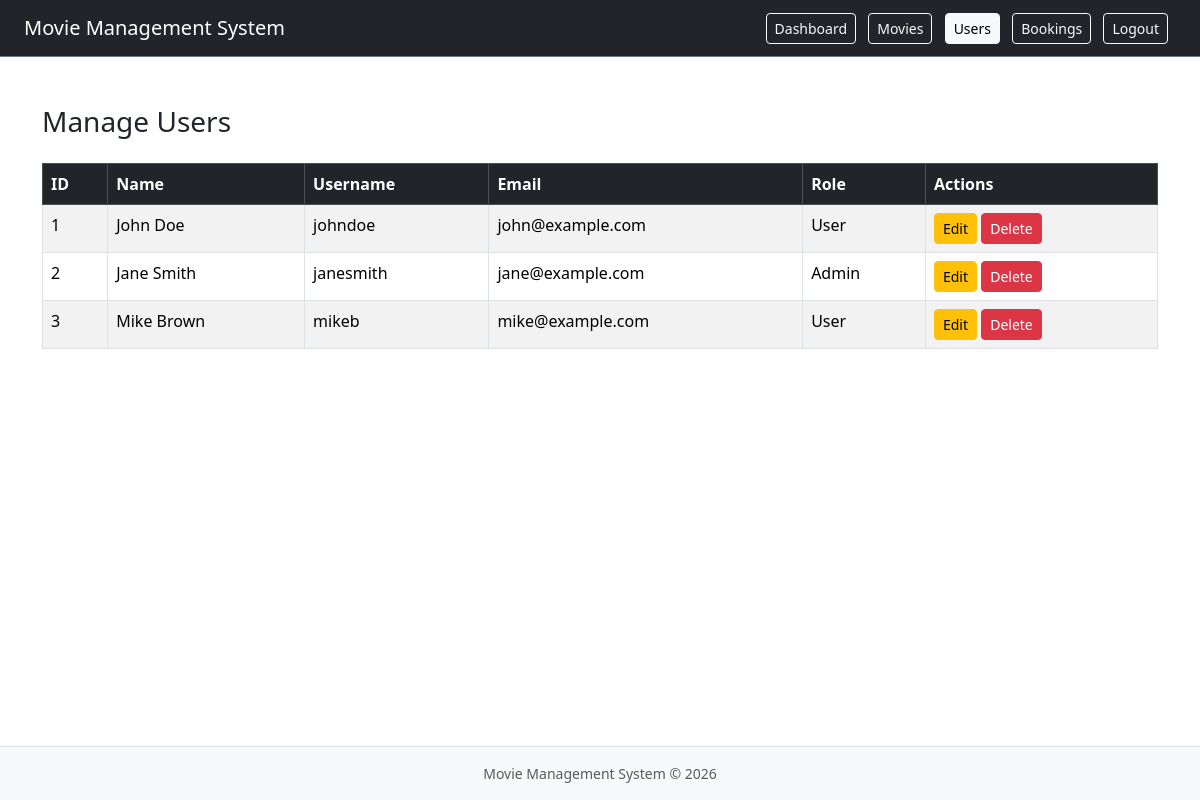
/admin/manage_users.php (signed in), run on an earlier commit of the app's database.
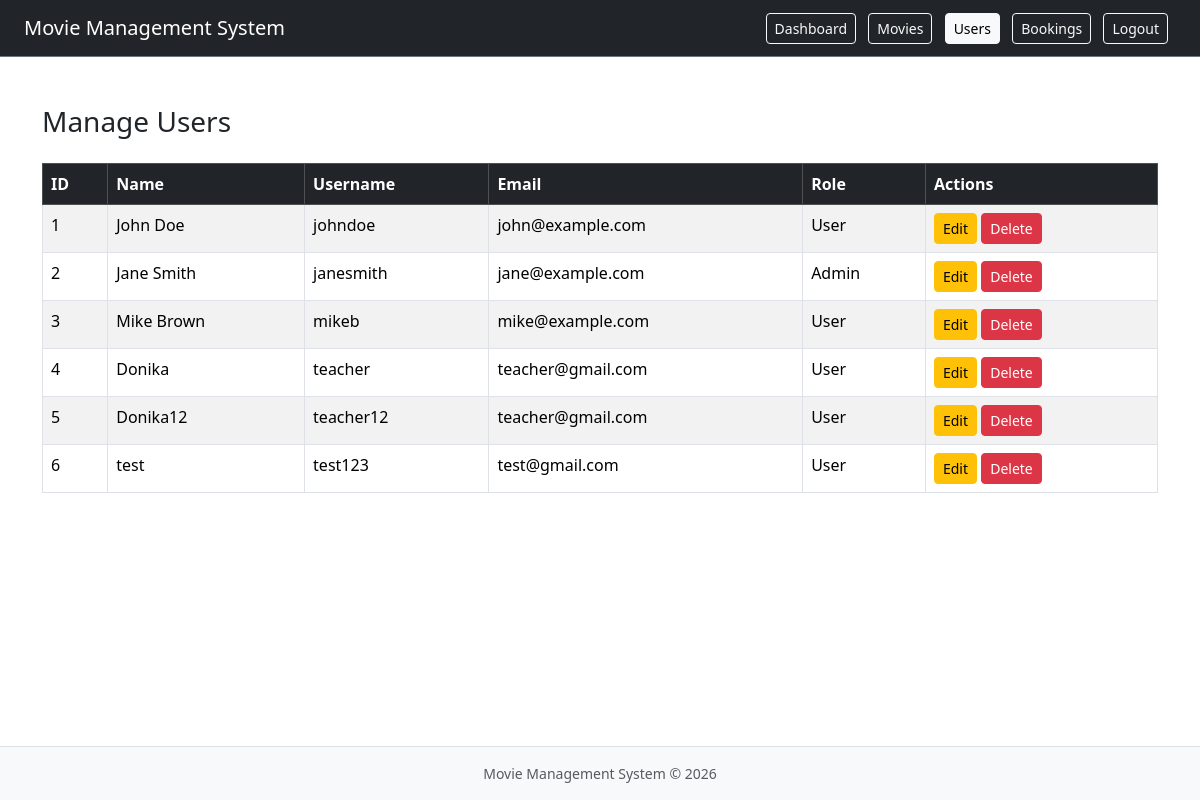
And on a later commit of the database.
### tables this page shows
CREATE TABLE `users` (
  `id` int NOT NULL AUTO_INCREMENT,
  `name` varchar(250) NOT NULL,
  `username` varchar(250) NOT NULL,
  `email` varchar(250) NOT NULL,
  `password` varchar(250) NOT NULL,
  `confirm_password` varchar(250) NOT NULL,
  `is_admin` int NOT NULL,
  PRIMARY KEY (`id`)
);

### admin/manage_users.php (the view, shortened to what this page needs)
<?php
require_once __DIR__ . "/../config.php";
require_once __DIR__ . "/../helpers.php";
$users = [];
$result = mysqli_query($conn, "SELECT * FROM users ORDER BY id");
while ($row = mysqli_fetch_assoc($result)) {
    $users[] = $row;
}
?>
<!DOCTYPE html>
<html lang="en">
<head>
    <link href="
https://cdn.jsdelivr.net/npm/bootstrap@5.3.8/dist/css/bootstrap.min.css
"
          rel="stylesheet"
>
</head>
<body class="d-flex flex-column min-vh-100">
<nav class="navbar navbar-dark bg-dark px-4 border-bottom border-secondary">
    <span class="navbar-brand">Movie Management System</span>
    <div>
        <a href="dashboard.php" class="btn btn-outline-light btn-sm me-2">Dashboard</a>
        <a href="manage_movies.php" class="btn btn-outline-light btn-sm me-2">Movies</a>
        <a href="manage_users.php" class="btn btn-light btn-sm me-2">Users</a>
        <a href="manage_bookings.php" class="btn btn-outline-light btn-sm me-2">Bookings</a>
        <a href="../logout.php" class="btn btn-outline-light btn-sm me-2">Logout</a>
    </div>
</nav>
<div class="container mt-5">
    <h3 class="mb-4">Manage Users</h3>
    <table class="table table-bordered table-striped">
        <thead class="table-dark">
            <tr>
                <th>ID</th>
                <th>Name</th>
                <th>Username</th>
                <th>Email</th>
                <th>Role</th>
                <th>Actions</th>
            </tr>
        </thead>
        <tbody>
            <?php foreach ($users as $user): ?>
                <?php $user_id = (int) $user["id"]; ?>
                <tr>
                    <td><?php echo safe_text($user_id); ?></td>
                    <td><?php echo safe_text($user["name"]); ?></td>
                    <td><?php echo safe_text($user["username"]); ?></td>
                    <td><?php echo safe_text($user["email"]); ?></td>
                    <td><?php echo ((int) $user["is_admin"] == 1) ? "Admin" : "User"; ?></td>
                    <td>
                        <button class="btn btn-warning btn-sm"
                                data-bs-toggle="modal"
                                data-bs-target="#editModal<?php echo safe_text($user_id); ?>">
                            Edit
                        </button>
                        <a href="manage_users.php?delete=<?php echo safe_text($user_id); ?>"
                           class="btn btn-danger btn-sm"
                           onclick="return confirm('Are you sure?')">
                            Delete
                        </a>
                    </td>
                </tr>
            <?php endforeach; ?>
        </tbody>
    </table>
</div>
</body>
</html>

What changed in the data, as far as the page shows it:
added users: id "4", name "Donika", username "teacher", email "teacher@gmail.com", is_admin "User"
added users: id "5", name "Donika12", username "teacher12", email "teacher@gmail.com", is_admin "User"
added users: id "6", name "test", username "test123", email "test@gmail.com", is_admin "User"
